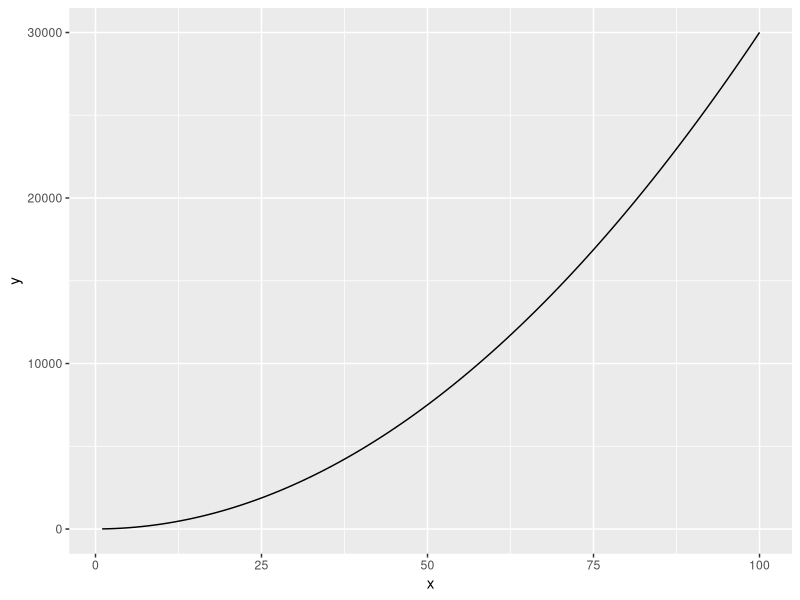
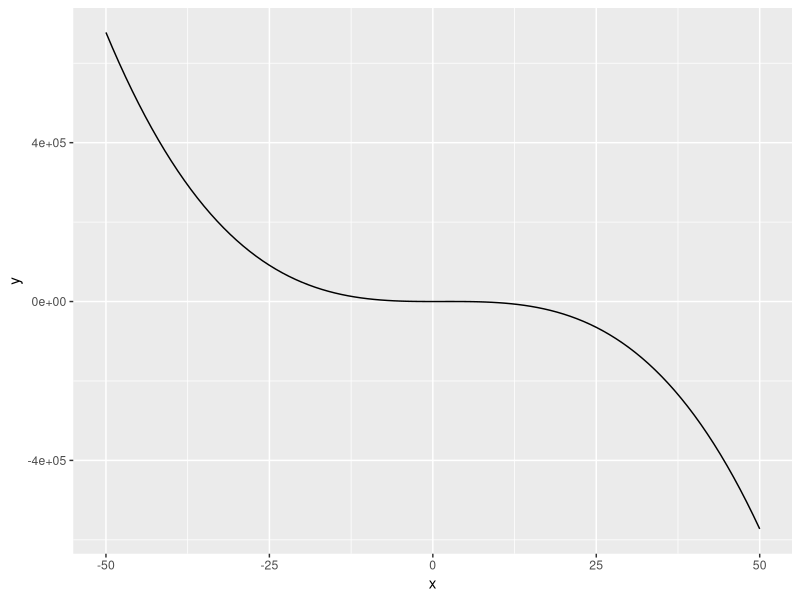
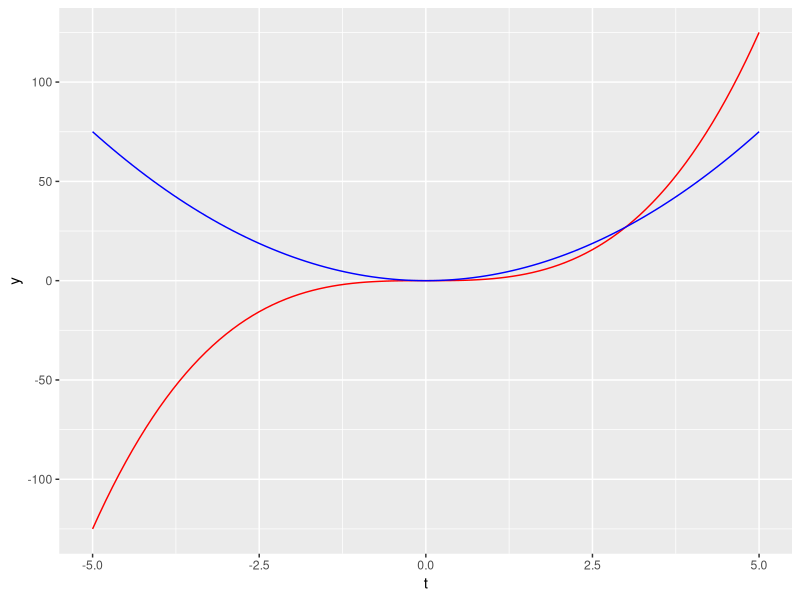

The R script that drew these images, in order:
## ---- chunk 1
# load packages ----
library(tidyverse)

#define function ----
equation1 <- function(x) {
  3*x^2+4
}

# create a data frame with range of values to evaluate function
my_data_range<-data.frame(x=c(1,100))
#view(my_data_range)

#plot function over continuous curve
ggplot(data=my_data_range, mapping= aes(x=x))+
  geom_function(fun=equation1)

## ---- chunk 2
#define function ----
equation2 <- function(x) {
  24-5*x^3+21*x^2
}

# create a data frame with range of values, {data frame can be defined within ggplot}
my_data_range2<-data.frame(x=c(-50,50))

#plot
ggplot(my_data_range2, aes(x=x))+
  geom_function(fun=equation2)

## ---- chunk 3
# create a new function C(t) ----
ct <- function(t) {
  t^3
}

#derivative of C(t), {expression defined in derivative function} ----
dc_dt<-D(expr = expression(t^3), name="t")
dc_dt

#store the derivative as a function
dc_dt_ct <- function(t) {
  3*t^2
}

#dataframe of values ----
data_range<-data.frame(t=c(-5,5))

#plot function ----
ggplot(data_range, aes(x=t))+
  geom_function(fun=ct, color="red")+
  geom_function(fun=dc_dt_ct, color="blue")

## ---- chunk 4
#create the expression
f_xyz<-expression(2*x*y-3*x^2*z^3)

#partial with respect to x
df_dx_partial<-D(expr = f_xyz, name = "x")
df_dx_partial

#partial with respect to y
df_dy_partial<-D(expr = f_xyz, name = "y")
df_dy_partial

#partial with respect to z
df_dz_partial<-D(expr = f_xyz, name = "z")
df_dz_partial

